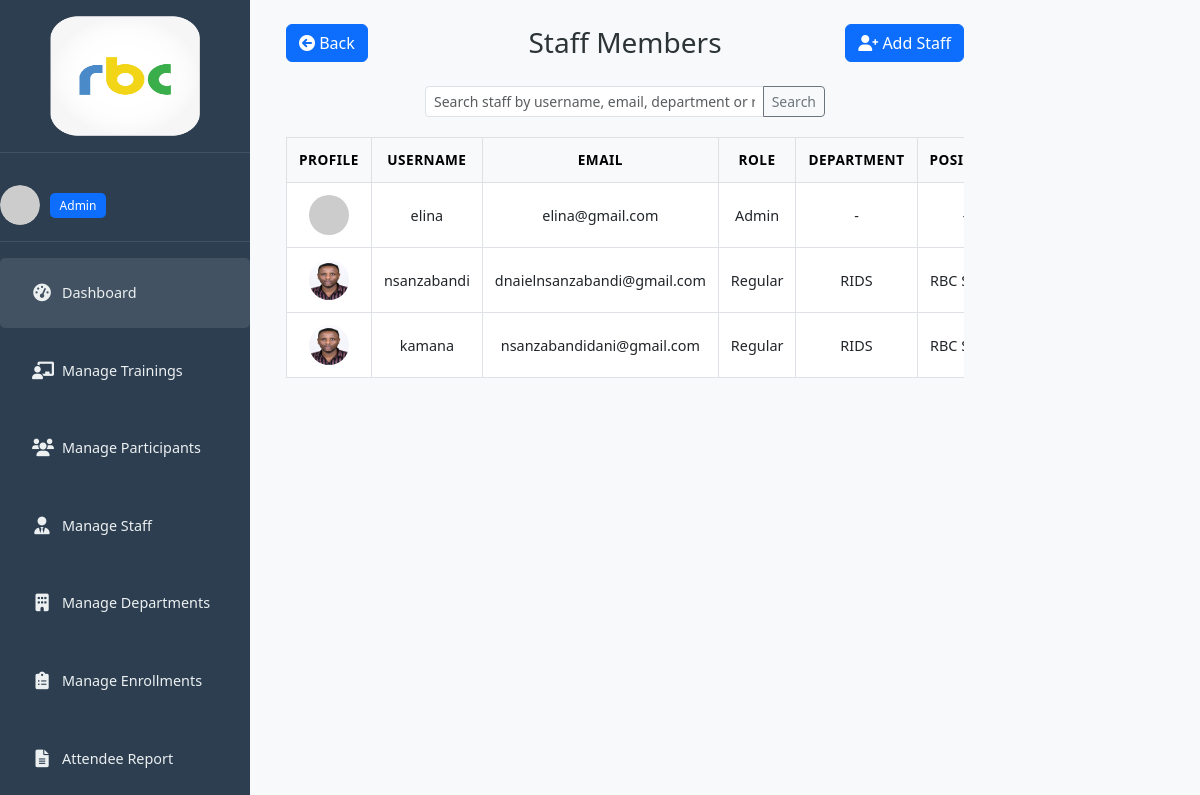
The page /staff/ (signed in) on the database its author committed.
### trainings/models.py (models this page shows, shortened)
class Staff(AbstractUser):
    ROLE_CHOICES = (
        ('admin', 'Admin'),
        ('regular', 'Regular'),
        ('supervisor', 'Supervisor'),
    )
    contact_number = models.CharField(max_length=20, blank=True)
    position = models.CharField(max_length=100, blank=True)
    department = models.ForeignKey(Department, on_delete=models.SET_NULL, null=True, blank=True)
    role = models.CharField(max_length=50, choices=ROLE_CHOICES, null=True, blank=True)
    profile_picture = models.ImageField(upload_to='profile_pics/', null=True, blank=True)
    active = models.BooleanField(default=False)

class Department(models.Model):
    name = models.CharField(max_length=100, unique=True)
    class Meta:
        ordering = ['name']

### trainings/views.py (the view, shortened to what this page needs)
# urls.py: path('staff/', views.staff_list, name='staff_list'),
@login_required
@admin_required
def staff_list(request):
    query = request.GET.get('q')
    staff_members = Staff.objects.all()
    return render(request, 'trainings/staff_list.html', {
        'staff_members': staff_members,
        'staff': request.user
    })

### trainings/utils.py (called while the page is built)
def admin_required(view_func):
    @wraps(view_func)
    def _wrapped_view(request, *args, **kwargs):
        staff = request.user  # ✅ Just request.user itself!
        if not request.user.is_authenticated or not staff.active or staff.role != 'admin':
            messages.error(request, "You do not have permission to access this page.")
            return redirect('dashboard')
        return view_func(request, *args, **kwargs)
    return _wrapped_view

### trainings/templates/trainings/staff_list.html (shortened to what this page needs)
{% extends 'base.html' %}
{% load static %}
{% block content %}
<div class="d-flex">
  {% include 'trainings/sidebar.html' %}
  <div class="main-content px-4 pt-4 w-100">
    <div class="row align-items-center mb-4">
      <div class="col-md-4 text-start">
        <a href="{% url 'dashboard' %}" class="btn btn-primary">
          <i class="fas fa-arrow-circle-left"></i> Back
        </a>
      </div>
      <div class="col-md-4 text-center">
        <h3 class="mb-0">Staff Members</h3>
      </div>
      <div class="col-md-4 text-end">
        <a href="{% url 'staff_create' %}" class="btn btn-primary">
          <i class="fas fa-user-plus"></i> Add Staff
        </a>
      </div>
    </div>
    <form method="get" class="mb-3 d-flex justify-content-center">
      <div class="input-group input-group-sm" style="max-width: 400px; width: 100%;">
        <input type="text" name="q" class="form-control" placeholder="Search staff by username, email, department or role..." value="{{ request.GET.q }}">
        <button class="btn btn-outline-secondary" type="submit">Search</button>
      </div>
    </form>
    {% if staff_members %}
    <div class="table-responsive">
      <table class="table table-bordered table-sm align-middle text-center">
        <thead class="table-light">
          <tr>
            <th>Profile</th>
            <th>Username</th>
            <th>Email</th>
            <th>Role</th>
            <th>Department</th>
            <th>Position</th>
          </tr>
        </thead>
        <tbody>
          {% for s in staff_members %}
          <tr>
            <td>
              {% if s.profile_picture %}
                <img src="{{ s.profile_picture.url }}" alt="Profile" class="rounded-circle" width="40" height="40">
              {% else %}
                <img src="https://via.placeholder.com/40" alt="Profile" class="rounded-circle">
              {% endif %}
            </td>
            <td>{{ s.username }}</td>
            <td>{{ s.email }}</td>
            <td>{{ s.get_role_display|default:"-" }}</td>
            <td>
              {% if s.department %}
                {{ s.department.name }}
              {% else %}
                -
              {% endif %}
            </td>
            <td>
              {% if s.position %}
                {{ s.position }}
              {% else %}
                -
              {% endif %}
            </td>
          </tr>
          {% endfor %}
        </tbody>
      </table>
    </div>
    {% else %}
    <div class="text-center py-4">
      <i class="fas fa-user-tie fa-3x text-muted mb-3"></i>
      <h4>No staff members found</h4>
      <p>Add a new staff member using the "Add Staff" button above.</p>
    </div>
    {% endif %}
  </div>
</div>
{% endblock %}

### trainings/templates/trainings/sidebar.html (shortened to what this page needs)
{% load static %}
<div class="sidebar">
  <div class="logo">
    <img src="{% static 'img/logo1.png' %}" alt="Logo" width="150" height="120">
  </div>
  <div class="user-info">
    <div class="avatar">
      {% if staff.profile_picture %}
        <img src="{{ staff.profile_picture.url }}" alt="User avatar" class="rounded-circle" width="50" height="50">
      {% else %}
        <img src="https://via.placeholder.com/50" alt="User avatar" class="rounded-circle" width="50" height="50">
      {% endif %}
    </div>
    <div class="user-details">
      <span class="badge bg-primary">{{ staff.role|title }}</span>
    </div>
  </div>
  <div class="menu">
    <ul>
      <li class="active">
        <a href="{% url 'dashboard' %}">
          <i class="fas fa-tachometer-alt"></i>
          <span>Dashboard</span>
        </a>
      </li>
      {% if staff.role == 'admin' %}
      <li>
        <a href="{% url 'training_list' %}">
          <i class="fas fa-chalkboard-teacher"></i>
          <span>Manage Trainings</span>
        </a>
      </li>
        <li>
          <a href="{% url 'participant_list' %}">
            <i class="fas fa-users"></i>
            <span>Manage Participants</span>
          </a>
        </li>
        <li>
          <a href="{% url 'staff_list' %}">
            <i class="fas fa-user-tie"></i>
            <span>Manage Staff</span>
          </a>
        </li>
        <li>
          <a href="{% url 'department_list' %}">
            <i class="fas fa-building"></i>
            <span>Manage Departments</span>
          </a>
        </li>
        <li>
          <a href="{% url 'enrollment_list' %}">
            <i class="fas fa-clipboard-list"></i>
            <span>Manage Enrollments</span>
          </a>
        </li>
        <li>
          <a href="{% url 'attendee_report' %}">
            <i class="fas fa-file-alt"></i>
            <span>Attendee Report</span>
          </a>
        </li>
      {% endif %}
    </ul>
  </div>
</div>

### trainings/static/css/main_admin.css (style rules this page uses)
:root { --primary-color: #6c5ce7; --secondary-color: #00b894; --danger-color: #ff7675; --warning-color: #fdcb6e; --text-color: #2d3436; --light-text: #636e72; --bg-color: #f5f6fa; --card-bg: #ffffff; --sidebar-bg: #2c3e50; --sidebar-text: #ecf0f1; }
body { background-color: var(--bg-color); color: var(--text-color); font-family: 'Segoe UI', Tahoma, Geneva, Verdana, sans-serif; margin: 0; padding: 0; }
.sidebar { width: 250px; min-height: 100vh; background-color: #2c3e50; color: #fff; position: sticky; top: 0; }
.logo { padding: 1rem 0; border-bottom: 1px solid rgba(255,255,255,0.1); margin-bottom: 1rem; text-align: center; }
.user-info { display: flex; align-items: center; padding: 1rem 0; border-bottom: 1px solid rgba(255,255,255,0.1); margin-bottom: 1rem; }
.avatar { width: 40px; height: 40px; border-radius: 50%; overflow: hidden; margin-right: 10px; }
.avatar img { width: 100%; height: 100%; object-fit: cover; }
.menu ul { list-style: none; padding: 0; margin: 0; }
.menu li { margin-bottom: 0.5rem; border-radius: 5px; transition: all 0.3s; }
.menu li.active, .menu li:hover { background-color: rgba(255,255,255,0.1); }
.menu li a, .menu li { display: flex; align-items: center; padding: 0.75rem 1rem; color: var(--sidebar-text); text-decoration: none; font-size: 0.9rem; }
.menu li i { margin-right: 10px; font-size: 1.1rem; width: 20px; text-align: center; }
.main-content { flex: 1; margin-left: 250px; padding: 1rem; }
.table { width: 100%; margin-bottom: 0; }
.table th { font-weight: 600; font-size: 0.85rem; text-transform: uppercase; letter-spacing: 0.5px; border-top: none; padding: 0.75rem; vertical-align: middle; }
.table td { padding: 0.75rem; vertical-align: middle; font-size: 0.9rem; }
.badge { padding: 0.4rem 0.6rem; font-size: 0.75rem; font-weight: 500; border-radius: 5px; }
html, body { height: 100%; margin: 0; padding: 0; scroll-behavior: smooth; overflow-x: hidden; }
body { display: flex; flex-direction: column; }
.sidebar { position: fixed; left: 0; top: 0; height: 100vh; overflow-y: auto; z-index: 100; }
.main-content { margin-left: 250px; flex: 1; min-height: 100vh; padding: 1rem; overflow-y: auto; position: relative; top: 0; }
.main-content { padding-top: 20px; width: calc(100% - 250px); box-sizing: border-box; }
.top-nav, h1, h2, h3, h4 { margin-top: 0; padding-top: 0; }
.table-responsive { width: 100%; margin-top: 20px; }

### rows shown on the page
Staff: role "Admin", username "elina", email "elina@gmail.com"
Staff: profile_picture (picture), username "nsanzabandi", email "dnaielnsanzabandi@gmail.com", role "Regular", department.name "RIDS", position "RBC…"
Staff: profile_picture (picture), username "kamana", email "nsanzabandidani@gmail.com", role "Regular", department.name "RIDS", position "RBC…"
